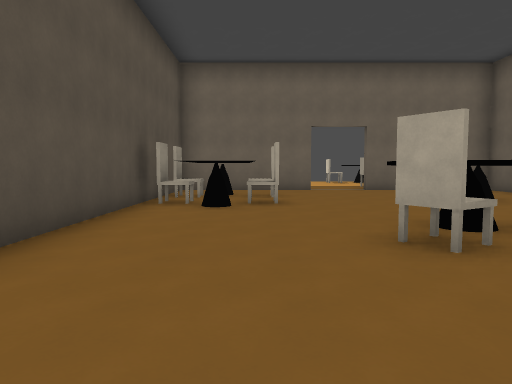
View 1 (above)

16 first-person views from a walk through a Godot game level. The camera is 1.5 m above the floor, tilts 4° down and sees 70° across. The floor is counted in squares, 2 m on a side. Each view is taken from the middle of a square. On the plan, view 1 faces up. The plan holds only what a view shows up to about 11 squares ahead; the rest is blank. Surface patterns are stand-ins for the level's own textures.

View 2
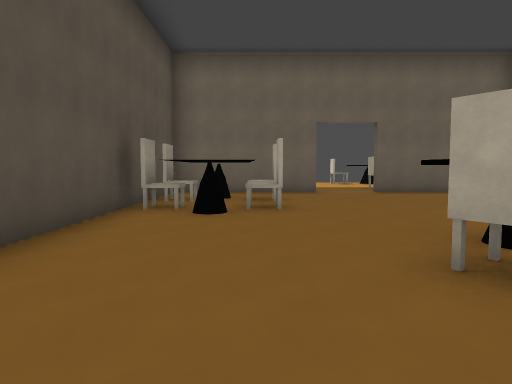

View 3
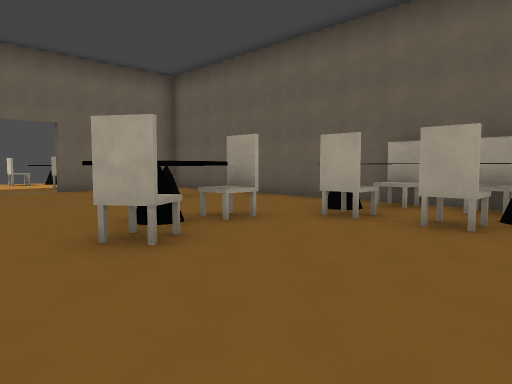

View 4
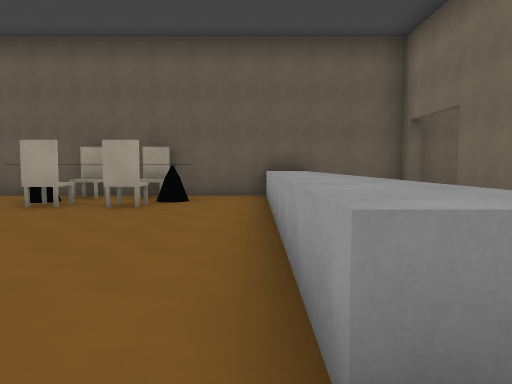

View 5
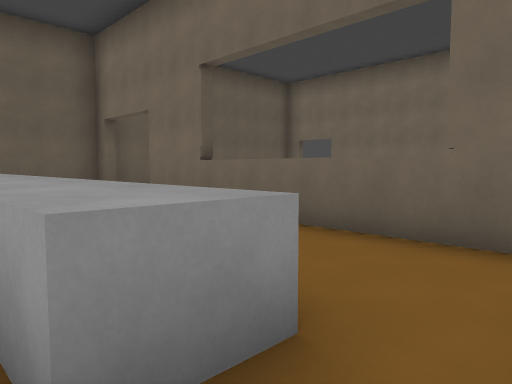

View 6
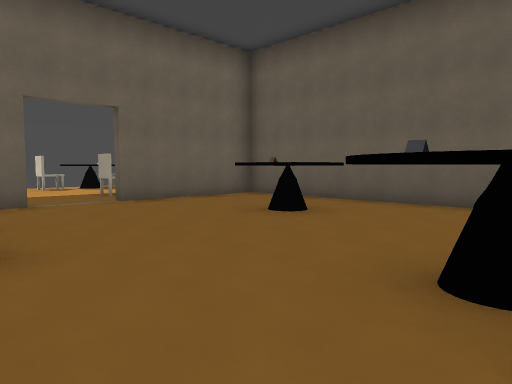

View 7
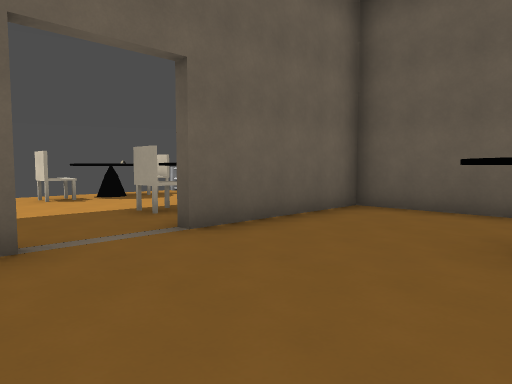

View 8
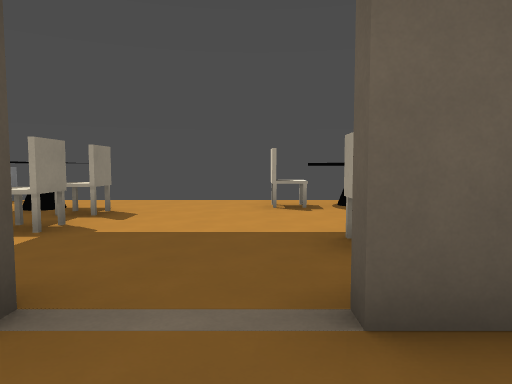

View 9
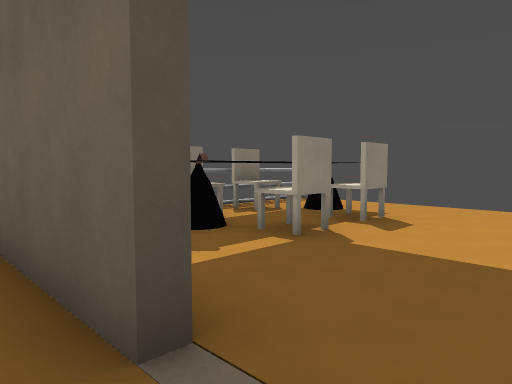

View 10
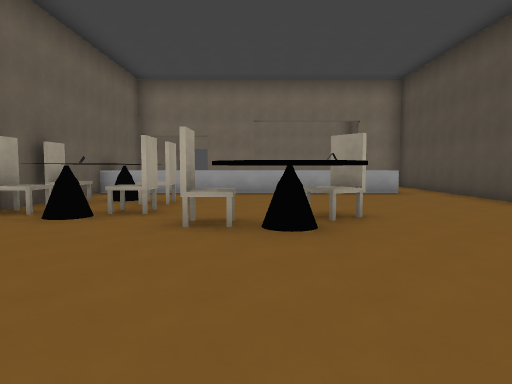

View 11
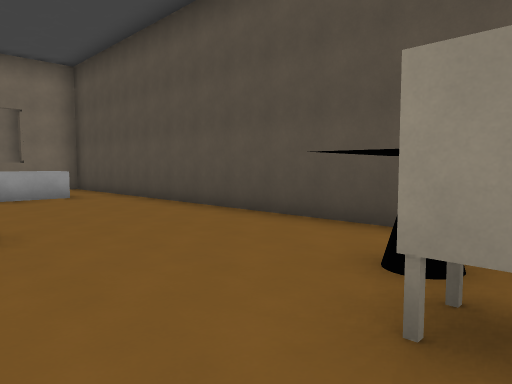

View 12
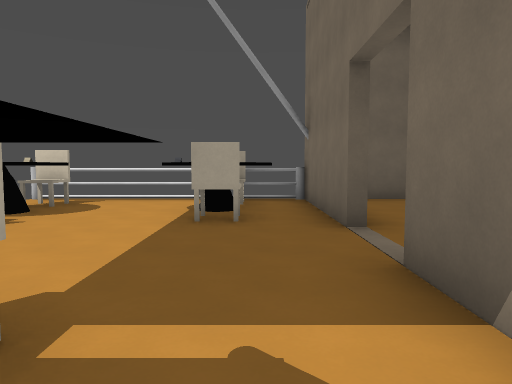

View 13
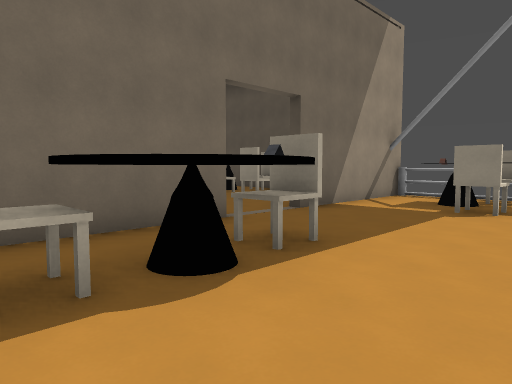

View 14
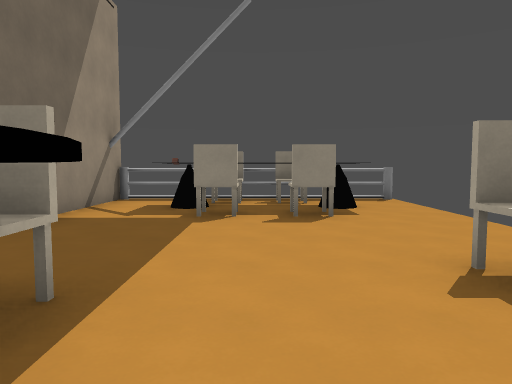

View 15
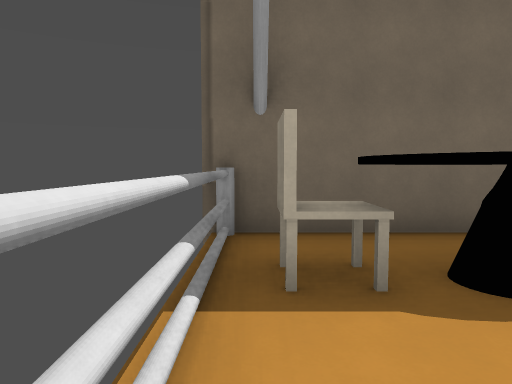

View 16
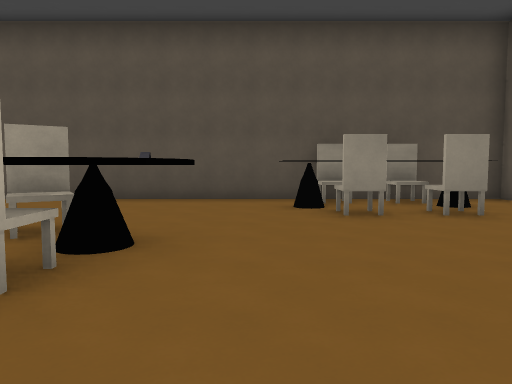

### Floor plan
Key: @ floor where view 1 was taken; # wall or solid block; . floor; ^ raised ledge; C chair; T table; B building; O other object.
Columns run from 3 left of view 1 to 8 right of it. Each row starts with its distance up from view 1.
 18 #.......O..#
 17 #......COC.#
 16  C#C.......#
 15  ###.......#
 14  C#C....TC.#
 13 #......CTC.#
 12 #BBBB..BBBB#
 11 #..........#
 10 #.#........#
  9  C#C....T..#
  8  C#C...TTT.#
  7 #.##.......#
  6 #..........#
  5 #....TT....
  4 #....CTC...#
  3 #....C..C#C
  2 #........#C
  1 #.......C#.#
  0 #..@.......#
 -1 #..........#
 -2 #.^^^^^^^^^#
 -3 #...       #
 -4  ....      #
 -5  B######  B#
 -6            #
 -7
 -8
 -9
-10
-11
-12     BBB

Where each view was taken, in squares from view 1:
view 1: 0 up, 0 right, facing up
view 2: 1 up, 0 right, facing up
view 3: 0 up, 0 right, facing up-right
view 4: 1 down, 2 left, facing right
view 5: 1 down, 2 left, facing down-right
view 6: 4 up, 0 right, facing up-right
view 7: 8 up, 1 right, facing up-right
view 8: 10 up, 3 right, facing up
view 9: 11 up, 3 right, facing up-left
view 10: 9 up, 3 right, facing down
view 11: 8 up, 2 right, facing down-left
view 12: 13 up, 1 left, facing right
view 13: 16 up, 7 right, facing down-left
view 14: 15 up, 6 right, facing left
view 15: 16 up, 7 right, facing down
view 16: 6 up, 6 right, facing left
